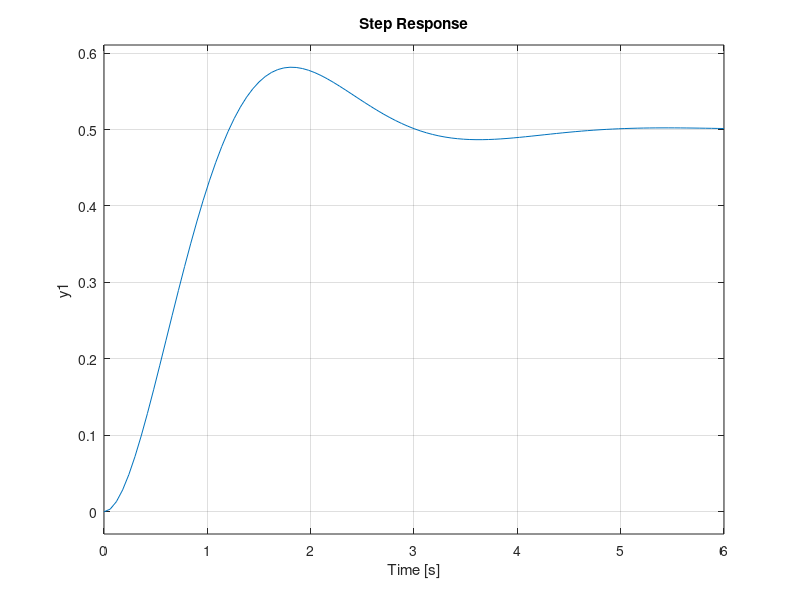

Here is the MATLAB script that generated this plot: (Note: this script raises an error after producing the figure.)
%Time Domain Analysis
s= tf('s');
H=2/(s^2+2*s+4)
t=0:0.1:10;
step(H);
[y,t,x]=step(H);
%Let us remark that when using the LTI sys structure the order of the output
%parameters differ from the order when using the (num, den) polynomial form:
[y,x,t]=step(num,den);
%Impulse response: The impulse response is the response of the system to a DIRAC
%delta input
impulse(H);
yi=impulse(H,t);
plot(t,yi)
H=ss(H)
x0=[1, -2]
[y,t,x]=initial(H,x0);
plot(t,y),grid on
size(x)
x1=x(:,1); x2=x(:,2);
plot(x1,x2)
usin=2*sin(3*t);
plot(t,usin,'r',t,ysin,'b'), grid;
ysin=lsim(H,usin,t);